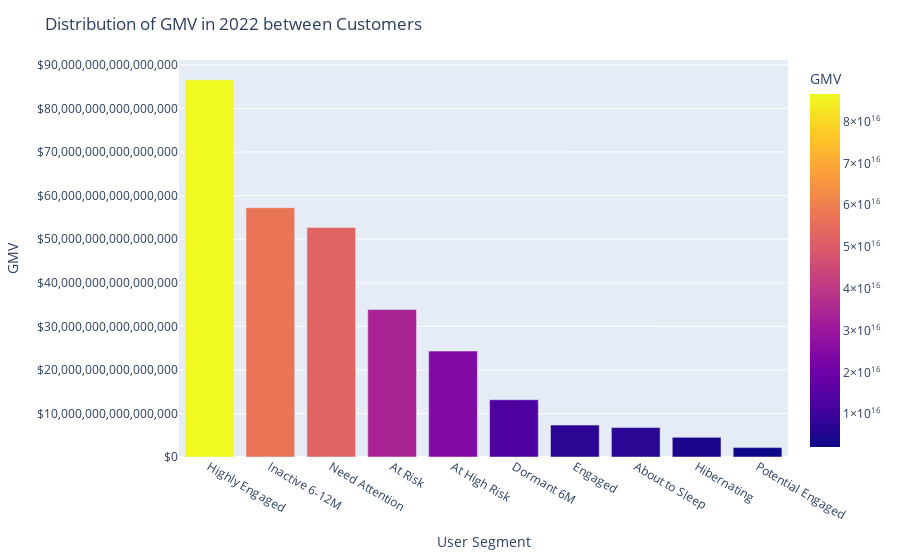

Write notebook code for a chart like this one.
### Code cell
# clients in 2022
df['DATE_CREATION'] = pd.to_datetime(df['DATE_CREATION'])

# Filter the data for the year 2022
df_2022 = df[df['DATE_CREATION'].dt.year == 2022]

# Group the data by user segment and calculate the sum of GMV
segment_gmv_2022 = df_2022.groupby('USER_SEGMENT')['GMV'].sum().sort_values(ascending=False).reset_index()

# Create an interactive bar plot using Plotly
fig = px.bar(segment_gmv_2022, x='USER_SEGMENT', y='GMV', color='GMV')

# Customize the appearance of the plot
fig.update_layout(
    title='Distribution of GMV in 2022 between Customers',
    xaxis_title='User Segment',
    yaxis_title='GMV',
    xaxis={'categoryorder': 'total descending'},
    yaxis_tickformat='$,.0f'  # Format GMV values as currency
)

# Display the interactive plot
fig.show()

### Figure 1 — Plotly figure (JSON) as saved in the notebook; plotly's stock layout.template omitted (floating-point values rounded to 4 significant figures)
{"data": [{"alignmentgroup": "True", "hovertemplate": "USER_SEGMENT=%{x}<br>GMV=%{marker.color}<extra></extra>", "legendgroup": "", "marker": {"color": [86576578332999980, 57232431878000000, 52694421857000000, 33861154962999990, 24314429750000000, 13146043565000000, 7324730627000000, 6754368899000000, 4511062865000000, 2156124041000000], "coloraxis": "coloraxis", "pattern": {"shape": ""}}, "name": "", "offsetgroup": "", "orientation": "v", "showlegend": false, "textposition": "auto", "type": "bar", "x": ["Highly Engaged", "Inactive 6-12M", "Need Attention", "At Risk", "At High Risk", "Dormant 6M", "Engaged", "About to Sleep", "Hibernating", "Potential Engaged"], "xaxis": "x", "y": [86576578332999980, 57232431878000000, 52694421857000000, 33861154962999990, 24314429750000000, 13146043565000000, 7324730627000000, 6754368899000000, 4511062865000000, 2156124041000000], "yaxis": "y"}], "layout": {"barmode": "relative", "coloraxis": {"colorbar": {"title": {"text": "GMV"}}, "colorscale": [[0, "#0d0887"], [0.1111, "#46039f"], [0.2222, "#7201a8"], [0.3333, "#9c179e"], [0.4444, "#bd3786"], [0.5556, "#d8576b"], [0.6667, "#ed7953"], [0.7778, "#fb9f3a"], [0.8889, "#fdca26"], [1, "#f0f921"]]}, "legend": {"tracegroupgap": 0}, "margin": {"t": 60}, "title": {"text": "Distribution of GMV in 2022 between Customers"}, "xaxis": {"anchor": "y", "categoryorder": "total descending", "domain": [0, 1], "title": {"text": "User Segment"}}, "yaxis": {"anchor": "x", "domain": [0, 1], "tickformat": "$,.0f", "title": {"text": "GMV"}}}}
